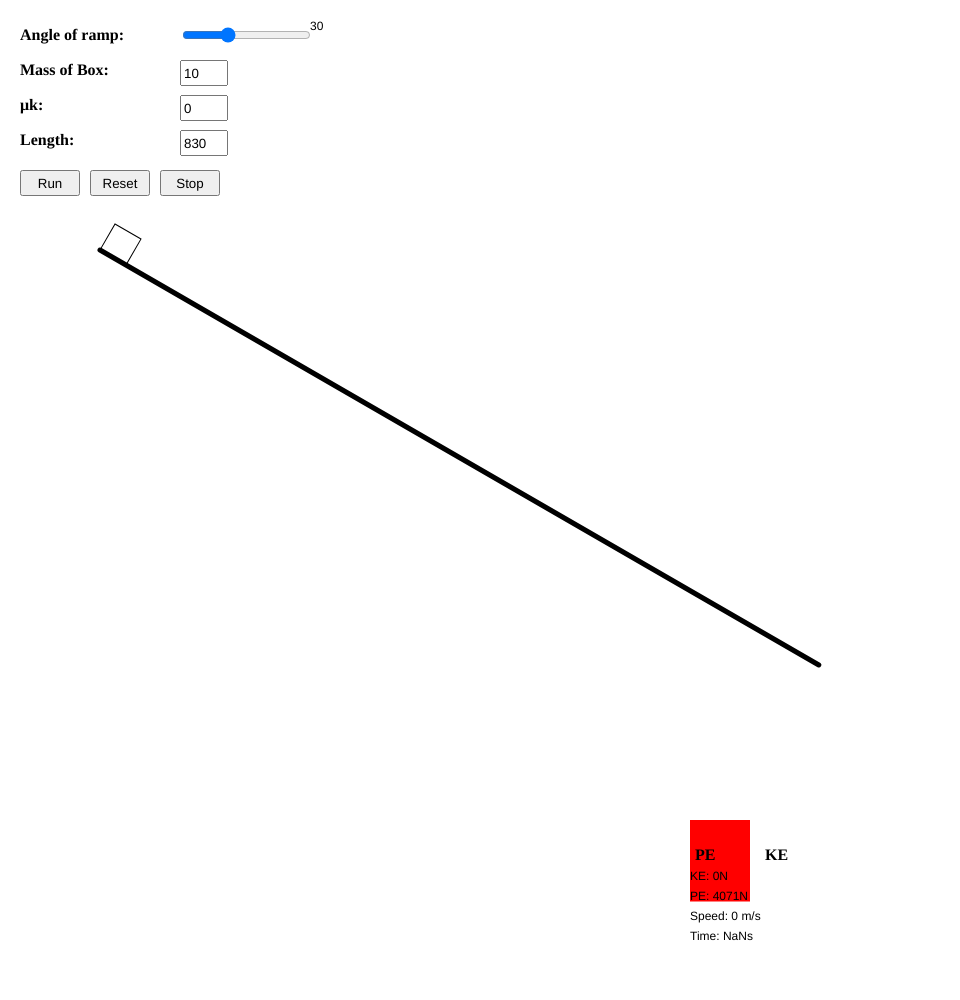
Frame 1 (no input)
Frame 60 (no input): identical to frame 1, image omitted
Frame 120 (the mouse pressed at the canvas centre since frame 60): identical to frame 1, image omitted

The p5.js sketch that drew this single still picture (run headless with seeded random() and noise() and a simulated clock; from frame 60 on, the mouse is pressed at the canvas centre):

// p5.js sketch
// ── sketch.js
const height = window.innerHeight;
const width = window.innerWidth * 0.8;
const startX = 100;
const startY = 250;
let running = false;
let b1,
    r1,
    KE,
    PE,
    boxMass,
    theta,
    rampLength,
    angleInput,
    massInput,
    kFrictionInput,
    rampLengthInput,
    submit,
    time;

function displayData(PE, KE, v) {
    text(`PE: ${Math.round(PE)}N`, width - 270, height - 100);
    text(`KE: ${Math.round(KE)}N`, width - 270, height - 120);
    text(
        `Speed: ${Math.round(Math.sqrt((2 * b1.KE) / b1.mass))} m/s`,
        width - 270,
        height - 80
    );

    text(`Time: ${Math.round(time / 60)}s`, width - 270, height - 60);
}

function setValues() {
    theta = (parseFloat(angleInput.value()) * PI) / 180;
    boxMass = parseFloat(massInput.value());
    rampLength = rampLengthInput.value()
    r1 = new Ramp(0, 0, rampLength);
    b1 = new Box(0, 0, boxMass, theta, kFrictionInput.value(), rampLength);
    KE = new EnergyBar(width - 200, height - 180, 300, "green");
    PE = new EnergyBar(width - 270, height - 180, 300, "red");
}

function controls() {
    const anglePrompt = createElement("h4", "Angle of ramp: ");
    anglePrompt.position(20, 5);

    angleInput = createSlider(0, 90, 30, 1);
    angleInput.position(anglePrompt.x + 160, anglePrompt.y + 20);
    angleInput.changed(setValues);

    const massPrompt = createElement("h4", "Mass of Box: ");
    massPrompt.position(20, 40);

    massInput = createInput(10, "number");
    massInput.position(massPrompt.x + 160, massPrompt.y + 20);
    massInput.size(40, 20);
    massInput.changed(setValues);


    const kFrictionPrompt = createElement("h4", "μk: ");
    kFrictionPrompt.position(20, 75);

    kFrictionInput = createInput(0, "number");
    kFrictionInput.size(40, 20);
    kFrictionInput.position(kFrictionPrompt.x + 160, kFrictionPrompt.y + 20);
    kFrictionInput.changed(setValues);

    const rampLengthPrompt = createElement("h4", "Length: ")
    rampLengthPrompt.position(20, 110);

    rampLengthInput = createInput(0.83 * height, "number");
    rampLengthInput.size(40, 20);
    rampLengthInput.position(rampLengthPrompt.x + 160, rampLengthPrompt.y + 20);
    rampLengthInput.changed(setValues);

    submit = createButton("Run");
    submit.position(rampLengthPrompt.x, rampLengthPrompt.y + 60);
    submit.size(60, 26);
    submit.mousePressed(function () {
        running = true;
        time = 0;
    });

    const resetButton = createButton("Reset");
    resetButton.position(submit.x + 70, submit.y);
    resetButton.size(60, 26);
    resetButton.mousePressed(reset);

    const stopButton = createButton("Stop");
    stopButton.position(resetButton.x + 70, resetButton.y);
    stopButton.size(60, 26);
    stopButton.mousePressed(function() { running = false });
}

function reset() {
    running = false;
    // theta = (parseFloat(angleInput.value()) * PI) / 180;
    // boxMass = parseFloat(massInput.value());
    // r1 = new Ramp(0, 0, rampLength);
    // b1 = new Box(0, 0, boxMass, theta, kFrictionInput.value(), rampLength);
    // KE = new EnergyBar(width - 200, 180, 300, "green");
    // PE = new EnergyBar(width - 270, 180, 300, "red");
    setValues();
}

function setup() {
    createCanvas(width, height);
    controls();
    setValues();
    const KELabel = createElement("h4", "KE");
    KELabel.position(KE.x + 5, KE.y + 5);

    const PELabel = createElement("h4", "PE");
    PELabel.position(PE.x + 5, PE.y + 5);


    
}

function draw() {
    background(255);
    text(angleInput.value(), angleInput.x + 130, angleInput.y + 5);

    push();

    translate(startX, startY);
    rotate(theta);

    b1.draw();
    r1.draw();
    if (running) {
        b1.update();
    }
    pop();

    KE.update(b1.KE);
    KE.draw();
    PE.update(b1.PE);
    PE.draw();
    displayData(b1.PE, b1.KE, b1.velocity);

    if (b1.moving) {
        time++;
    } else {
        running = false;
    }
}

// ── Box.js
class Box {
    constructor(startX, startY, mass, theta, uk, rampLength) {
        this.moving = true;
        this.startX = startX;
        this.startY = startY;
        this.g = 9.81;
        this.pos = createVector(0, 0);
        this.mass = mass;
        this.size = this.mass * 3;
        this.theta = theta;
        this.acceleration = this.g * sin(theta);
        this.velocity = 0;
        this.h = (rampLength / 10) * sin(theta);
        this.PE = this.mass * this.g * this.h;
        this.ME = this.PE;
        this.KE = 0;
        this.friction =
            Math.abs(uk * this.g * cos(this.theta)) < this.acceleration
                ? uk * this.g * cos(this.theta)
                : this.acceleration;
    }

    distTraveled() {
        return dist(this.startX, this.startY, this.pos.x, this.pos.y) / 10;
    }

    calculateEnergies() {
        this.PE = this.mass * this.g * this.h;
        this.KE = this.ME - this.PE;
    }

    draw() {
        square(this.pos.x, this.pos.y - this.size, this.size);
    }

    update() {
        if (this.h > 0) {
            this.calculateEnergies();
            this.h = (rampLength / 10 - this.distTraveled()) * sin(theta);

            this.velocity += (this.acceleration - this.friction) / 60;
            // console.log(this.acceleration, this.friction)
            this.pos.x += this.velocity;
        } else {
            this.h = 0;
            this.calculateEnergies();
            this.moving = false;
        }
    }
}

// ── EnergyBar.js
class EnergyBar {
    constructor(x, y, h, color) {
        this.x = x;
        this.y = y;
        this.h = h;
        this.w = 60;
        this.color = color;
    }

    update(d) {
        this.h = -d / 50;
    }

    draw() {
        push();
        strokeWeight(0);
        fill(this.color)
        rect(this.x, this.y, this.w, this.h)
        pop();
    }
}
// ── Ramp.js
class Ramp {
    constructor(x1, y1, len) {
        this.x1 = x1;
        this.y1 = y1;
        this.len = len;
    }

    draw() {
        push();
        strokeWeight(5);
        line(0, 0, this.x1 + this.len, this.y1);
        pop();
    }
}
